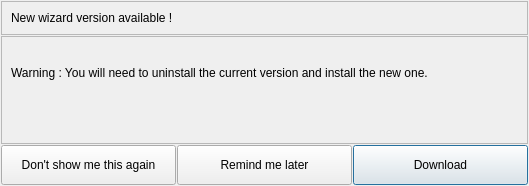
<?xml version="1.0" encoding="UTF-8"?>
<ui version="4.0">
 <class>Dialog</class>
 <widget class="QDialog" name="Dialog">
  <property name="geometry">
   <rect>
    <x>0</x>
    <y>0</y>
    <width>529</width>
    <height>186</height>
   </rect>
  </property>
  <property name="windowTitle">
   <string>Dialog</string>
  </property>
  <layout class="QVBoxLayout" name="verticalLayout">
   <property name="spacing">
    <number>1</number>
   </property>
   <property name="leftMargin">
    <number>1</number>
   </property>
   <property name="topMargin">
    <number>1</number>
   </property>
   <property name="rightMargin">
    <number>1</number>
   </property>
   <property name="bottomMargin">
    <number>1</number>
   </property>
   <item>
    <widget class="QFrame" name="frame">
     <property name="sizePolicy">
      <sizepolicy hsizetype="Preferred" vsizetype="Fixed">
       <horstretch>0</horstretch>
       <verstretch>0</verstretch>
      </sizepolicy>
     </property>
     <property name="frameShape">
      <enum>QFrame::StyledPanel</enum>
     </property>
     <property name="frameShadow">
      <enum>QFrame::Raised</enum>
     </property>
     <layout class="QHBoxLayout" name="horizontalLayout">
      <item>
       <widget class="QLabel" name="label">
        <property name="text">
         <string>New wizard version available !</string>
        </property>
       </widget>
      </item>
     </layout>
    </widget>
   </item>
   <item>
    <widget class="QFrame" name="frame_2">
     <property name="frameShape">
      <enum>QFrame::StyledPanel</enum>
     </property>
     <property name="frameShadow">
      <enum>QFrame::Raised</enum>
     </property>
     <layout class="QVBoxLayout" name="verticalLayout_2">
      <item>
       <widget class="QLabel" name="version_label">
        <property name="text">
         <string/>
        </property>
       </widget>
      </item>
      <item>
       <widget class="QLabel" name="label_2">
        <property name="text">
         <string>Warning : You will need to uninstall the current version and install the new one.</string>
        </property>
        <property name="wordWrap">
         <bool>true</bool>
        </property>
       </widget>
      </item>
      <item>
       <spacer name="verticalSpacer">
        <property name="orientation">
         <enum>Qt::Vertical</enum>
        </property>
        <property name="sizeHint" stdset="0">
         <size>
          <width>20</width>
          <height>40</height>
         </size>
        </property>
       </spacer>
      </item>
     </layout>
    </widget>
   </item>
   <item>
    <layout class="QHBoxLayout" name="horizontalLayout_2">
     <property name="spacing">
      <number>1</number>
     </property>
     <item>
      <widget class="QPushButton" name="never_pushButton">
       <property name="minimumSize">
        <size>
         <width>0</width>
         <height>40</height>
        </size>
       </property>
       <property name="text">
        <string>Don't show me this again</string>
       </property>
      </widget>
     </item>
     <item>
      <widget class="QPushButton" name="later_pushButton">
       <property name="minimumSize">
        <size>
         <width>0</width>
         <height>40</height>
        </size>
       </property>
       <property name="text">
        <string>Remind me later</string>
       </property>
      </widget>
     </item>
     <item>
      <widget class="QPushButton" name="download_pushButton">
       <property name="minimumSize">
        <size>
         <width>0</width>
         <height>40</height>
        </size>
       </property>
       <property name="text">
        <string>Download</string>
       </property>
       <property name="default">
        <bool>true</bool>
       </property>
      </widget>
     </item>
    </layout>
   </item>
  </layout>
 </widget>
 <resources/>
 <connections/>
</ui>
